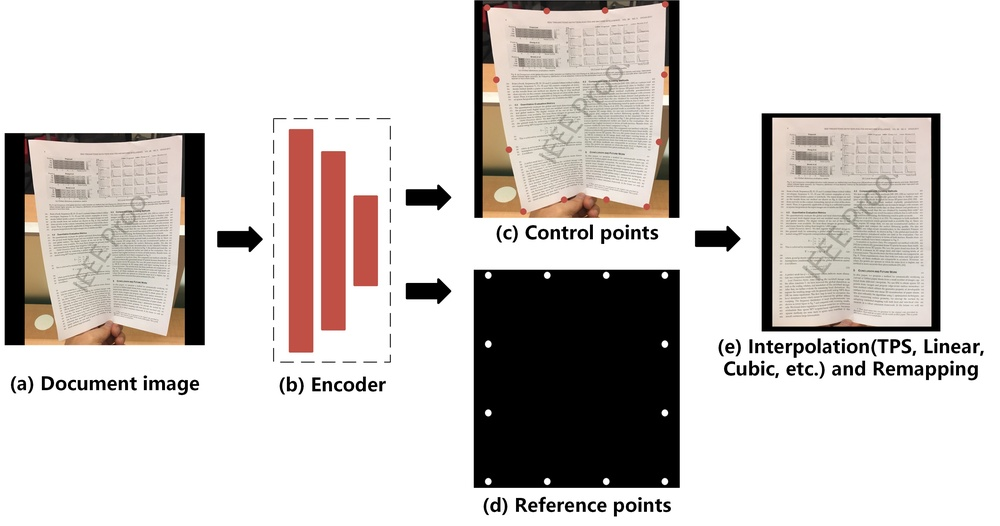
#> input picture Document-Dewarping-with-Control-Points-main/rectitify_image.jpg, 1000 x 526 px, shrunk from 3461 x 1820 before the run
$ python -i extract_table.py   (imports and definitions only)
#> lines starting #> are read from the running program, lines starting #| are printed output that depends on the picture; after the words box and inside, x2 and y2 are one past the last pixel; in counts of white or black regions, pixels touching at a corner belong together
#> further down, picture is the input picture: shape (526, 1000, 3); mean B, G, R 198.6, 201.6, 206.9
import os
import cv2
import numpy as np
from datetime import datetime

def recognize_structure(img, save_dir):
#> called with save_dir = 'out.png'
    img_save = os.path.join(save_dir, "img.jpg")
    cv2.imwrite(img_save, img)
    img = cv2.cvtColor(img, cv2.COLOR_BGR2GRAY)
    img_height, img_width = img.shape
#> img_height = 526; img_width = 1000
    # show_image(img)

    img_bin = cv2.adaptiveThreshold(img, 255, cv2.ADAPTIVE_THRESH_GAUSSIAN_C, cv2.THRESH_BINARY, 5, 5)
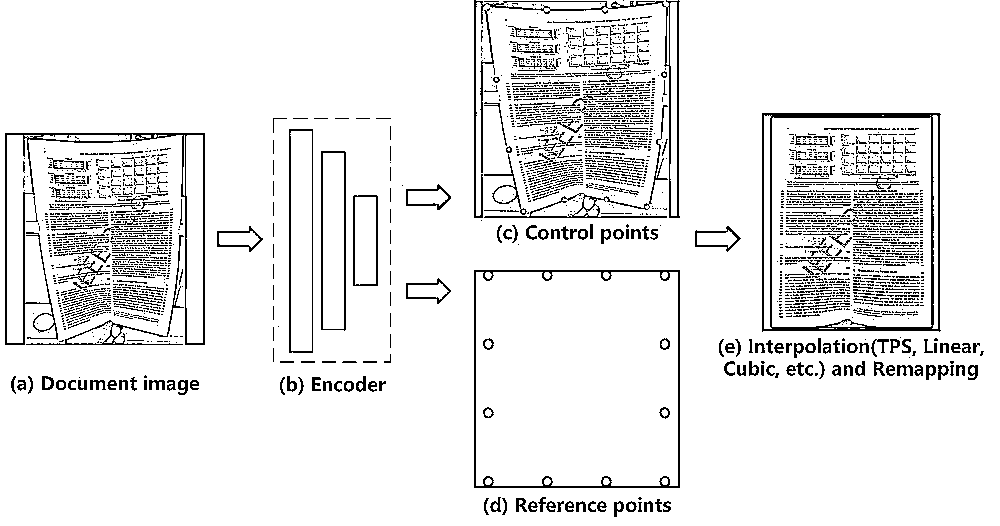
#> img_bin: shape (526, 1000); 91.5% white; black in thin lines or dots
    # show_image(img_bin)
    # img_save = os.path.join(save_dir, "img_bin.jpg")
    # cv2.imwrite(img_save, img_bin)

    img_bin = 255 - img_bin
#> img_bin: shape (526, 1000); 8.5% white in thin lines or dots
    # plt.imshow(img_bin, cmap='gray')
    # plt.show()

    kernel_len_ver = img_height // 50
#> kernel_len_ver = 10
    kernel_len_hor = img_width // 50
#> kernel_len_hor = 20
    ver_kernel = cv2.getStructuringElement(cv2.MORPH_RECT, (1, kernel_len_ver))
#> ver_kernel = [1, 1, 1, 1, 1, 1, 1, 1, 1, 1]
    hor_kernel = cv2.getStructuringElement(cv2.MORPH_RECT, (kernel_len_hor, 1))

    image_1 = cv2.erode(img_bin, ver_kernel, iterations=2)
#> image_1: shape (526, 1000); 1.3% white in thin lines or dots, all inside (x1, y1, x2, y2) = (5, 0, 940, 480)
    vertical_lines = cv2.dilate(image_1, ver_kernel, iterations=3)
#> vertical_lines: shape (526, 1000); 1.6% white in thin lines or dots, all inside (x1, y1, x2, y2) = (5, 0, 940, 495)
    # show_image(vertical_lines)
    # img_save = os.path.join(save_dir, "vertical_lines.jpg")
    # cv2.imwrite(img_save, vertical_lines)

    image_2 = cv2.erode(img_bin, hor_kernel, iterations=2)
#> image_2: shape (526, 1000); 0.46% white in thin lines or dots, all inside (x1, y1, x2, y2) = (25, 1, 923, 488)
    horizontal_lines = cv2.dilate(image_2, hor_kernel, iterations=3)
#> horizontal_lines: shape (526, 1000); 0.76% white; 12 white regions, largest, box (x1, y1, x2, y2) and area: (755, 113, 953, 118) 927, (755, 327, 953, 331) 728, (467, 270, 692, 272) 450
    # show_image(horizontal_lines)
    # img_save = os.path.join(save_dir, "horizontal_lines.jpg")
    # cv2.imwrite(img_save, horizontal_lines)

    img_vh = cv2.addWeighted(vertical_lines, 0.5, horizontal_lines, 0.5, 0.0)
    # show_image(img_vh)
    # img_save = os.path.join(save_dir, "combined_lines.jpg")
    # cv2.imwrite(img_save, img_vh)
    print("Kết hợp đường dọc và ngang")

    small_kernel = cv2.getStructuringElement(cv2.MORPH_RECT, (2, 2))
    img_vh = cv2.dilate(img_vh, small_kernel, iterations=1)
    # show_image(img_vh)

    edges = cv2.Canny(img_vh, 50, 150, apertureSize=3)
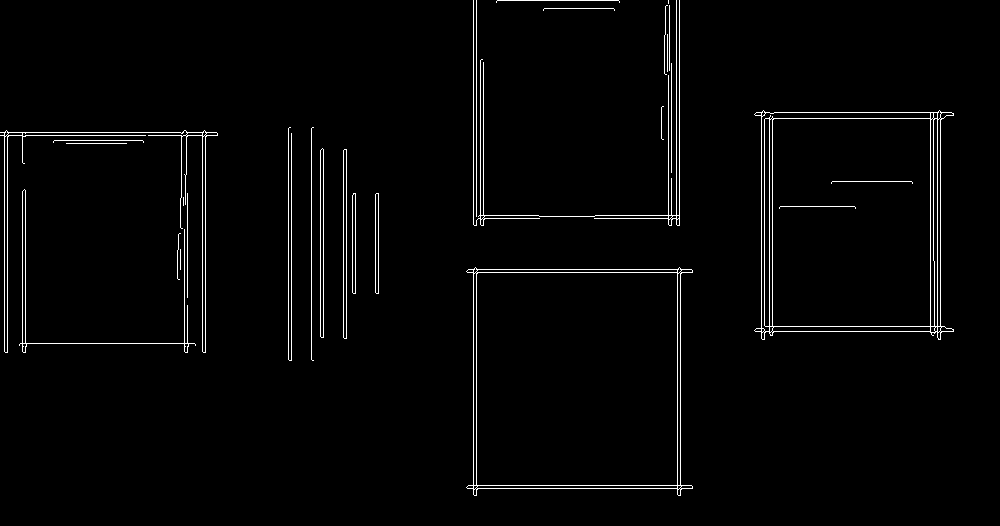
#> edges: shape (526, 1000); 2.1% white in thin lines or dots, all inside (x1, y1, x2, y2) = (0, 0, 954, 496)
    lines = cv2.HoughLinesP(edges, 1, np.pi / 180, threshold=100, minLineLength=100, maxLineGap=30)
#> lines = 47 rows, first 6: [476, 225, 476, 0], [473, 494, 473, 269], [4, 351, 4, 132], [676, 224, 676, 0], [467, 272, 692, 272], [764, 339, 764, 111]

    img_hough = np.copy(img_vh)
    if lines is not None:
        for line in lines:
            x1, y1, x2, y2 = line[0]
            cv2.line(img_hough, (x1, y1), (x2, y2), (255, 0, 0), 2)
#> this loop made 47 passes
#> (x1, y1, x2, y2) on passes 1 to 12: (476, 225, 476, 0), (473, 494, 473, 269), (4, 351, 4, 132), (676, 224, 676, 0), (467, 272, 692, 272), (764, 339, 764, 111), (0, 135, 217, 135), (288, 359, 288, 128), (761, 338, 761, 112), (468, 485, 691, 485), (291, 360, 291, 133), (772, 335, 772, 113)
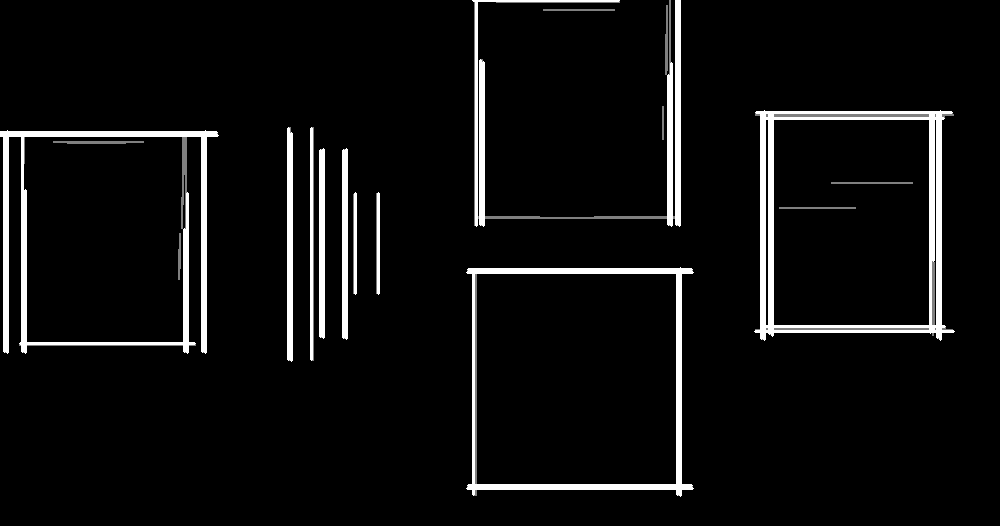
#> img_hough: shape (526, 1000); min 0, max 255, mean 14.4

    # show_image(img_hough)
    # img_save = os.path.join(save_dir, "hough_lines_detected.jpg")
    # cv2.imwrite(img_save, img_hough)
    print("Vẽ các đường nghiêng lên ảnh")

    bitxor = cv2.bitwise_xor(img, img_hough)
    bitnot = cv2.bitwise_not(bitxor)
    # show_image(bitnot)
    # img_save = os.path.join(save_dir, "bitnot_image.jpg")
    # cv2.imwrite(img_save, bitnot)

    edges_bitnot = cv2.Canny(bitnot, 50, 150, apertureSize=3)
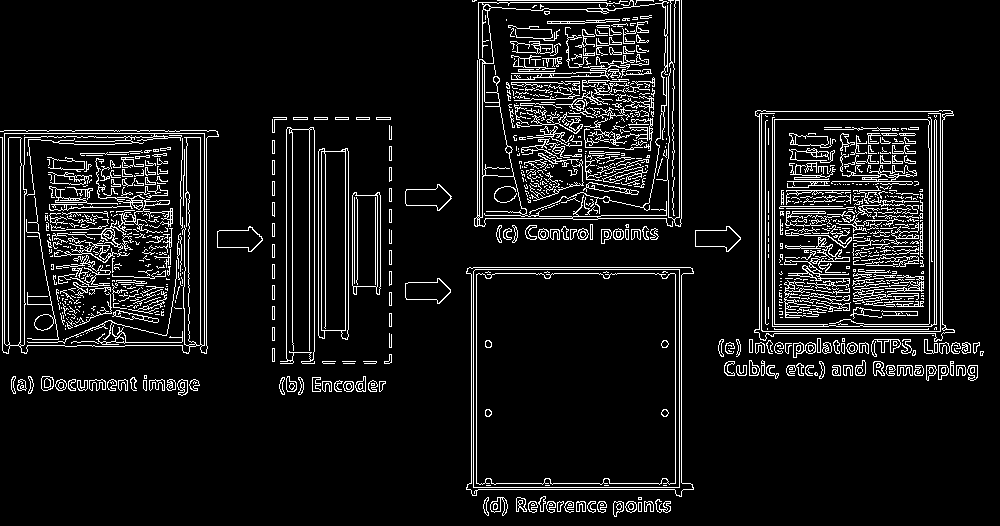
#> edges_bitnot: shape (526, 1000); 8.4% white in thin lines or dots
    lines_bitnot = cv2.HoughLinesP(edges_bitnot, 1, np.pi / 180, threshold=100, minLineLength=150, maxLineGap=30)
#> lines_bitnot = 167 rows, first 6: [681, 496, 681, 267], [679, 226, 679, 0], [759, 119, 944, 119], [2, 226, 391, 233], [4, 133, 217, 133], [467, 269, 692, 269]

    img_bitnot_hough = np.copy(bitnot)
    if lines_bitnot is not None:
        for line in lines_bitnot:
            x1, y1, x2, y2 = line[0]
            cv2.line(img_bitnot_hough, (x1, y1), (x2, y2), (0, 255, 0), 2)
#> this loop made 167 passes
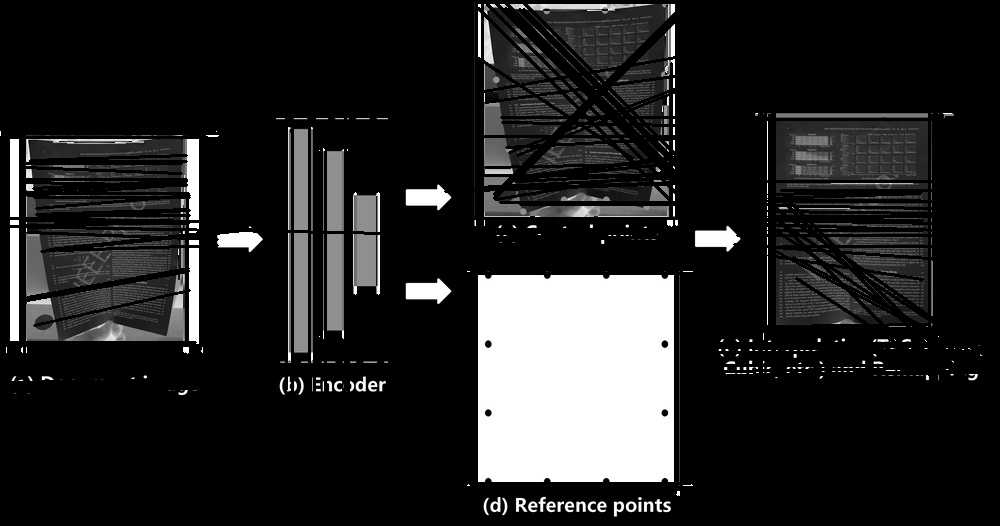
#> img_bitnot_hough: shape (526, 1000); min 0, max 255, mean 35.6

    # show_image(img_bitnot_hough)
    # img_save = os.path.join(save_dir, "bitnot_hough_lines_detected.jpg")
    # cv2.imwrite(img_save, img_bitnot_hough)

    contours, hierarchy = cv2.findContours(img_hough, cv2.RETR_TREE, cv2.CHAIN_APPROX_SIMPLE)
#> contours = 22 contours; largest, box (x1, y1, x2, y2) and area: (466, 267, 694, 497) 46410, (476, 273, 677, 485) 42198, (754, 110, 955, 341) 40240, (0, 130, 219, 354) 38142, (23, 136, 184, 343) 32349

    def sort_contours(cnts, method="left-to-right"):
#> called with method = 'top-to-bottom'
        reverse = False
        i = 0
        if method == "right-to-left" or method == "bottom-to-top":
            reverse = True
        if method == "top-to-bottom" or method == "bottom-to-top":
            i = 1
        boundingBoxes = [cv2.boundingRect(c) for c in cnts]
#> boundingBoxes = 22 items, first 6: (466, 267, 228, 230), (476, 273, 201, 212), (376, 192, 4, 103), (353, 192, 4, 103), (342, 148, 6, 192), (319, 148, 6, 191)
        (cnts, boundingBoxes) = zip(*sorted(zip(cnts, boundingBoxes), key=lambda b: b[1][i], reverse=reverse))
#> cnts has the same summary as contours in recognize_structure; boundingBoxes = 22 items, first 6: (472, 0, 209, 227), (543, 9, 72, 2), (662, 106, 2, 34), (754, 110, 201, 231), (933, 119, 4, 207), (773, 119, 157, 207)
        return (cnts, boundingBoxes)

    contours, boundingBoxes = sort_contours(contours, method="top-to-bottom")
    heights = [boundingBoxes[i][3] for i in range(len(boundingBoxes))]
#> heights = [227, 2, 34, 231, 207, 207, 207, 234, 235, 224, 207, 3, 192, 191, 56, 2, 103, 103, 2, 47, 230, 212]
    mean = np.mean(heights)
#> mean = 143.5

    box = []
    for c in contours:
        x, y, w, h = cv2.boundingRect(c)
        if (w < 0.9 * img_width and h < 0.9 * img_height):
            image = cv2.rectangle(img, (x, y), (x + w, y + h), (0, 255, 0), 2)
            box.append([x, y, w, h])
#> this loop made 22 passes
#> (x, y, w, h) on passes 1, 4, 5, 6, 7, 8, 9, 10, 11, 12, 13, 14: (472, 0, 209, 227), (754, 110, 201, 231), (933, 119, 4, 207), (773, 119, 157, 207), (765, 119, 4, 207), (310, 127, 4, 234), (287, 127, 6, 235), (0, 130, 219, 224), (23, 136, 161, 207), (53, 141, 91, 3), (342, 148, 6, 192), (319, 148, 6, 191)
#> (c, x, y, w, h) on passes 2, 3, 16, 19: ([[543, 9], [543, 10], [614, 10], [614, 9]], 543, 9, 72, 2), ([[662, 106], [662, 139], [663, 139], [663, 106]], 662, 106, 2, 34), ([[831, 182], [831, 183], [912, 183], [912, 182]], 831, 182, 82, 2), ([[779, 207], [779, 208], [855, 208], [855, 207]], 779, 207, 77, 2)
#> pass 2, in recognize_structure, `image = cv2.rectangle(img, (x, y), (x + w, y + h), (0, 255, 0), 2)`:
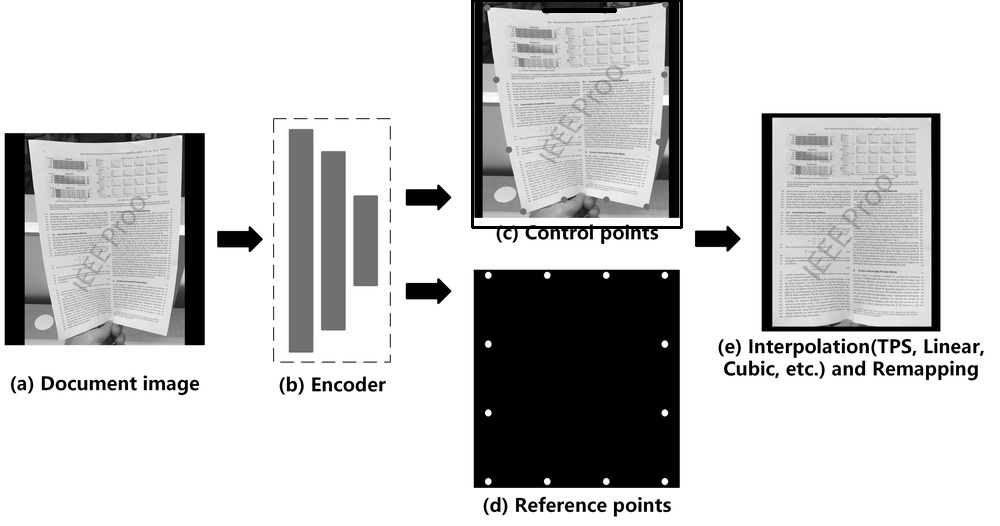
#> image: shape (526, 1000); min 0, max 255, mean 201.7
#> after the loop:
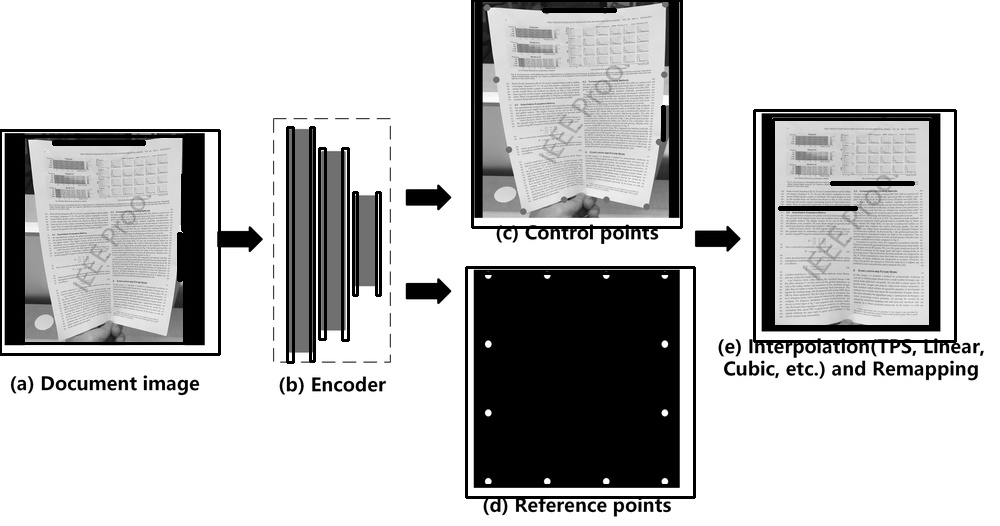
#> img: shape (526, 1000); min 0, max 255, mean 194.2
#> after the loop, box = 22 items, first 6: [472, 0, 209, 227], [543, 9, 72, 2], [662, 106, 2, 34], [754, 110, 201, 231], [933, 119, 4, 207], [773, 119, 157, 207]

    # show_image(image)
    # img_save = os.path.join(save_dir, "contours_detected.jpg")
    # cv2.imwrite(img_save, image)

    return box, img_bin

# [49 lines left out: functions create_mask_for_tables, remove_tables_from_image, extract_and_save_tables, not called in this run]

>>> import cv2
>>> picture = cv2.imread('../Document-Dewarping-with-Control-Points-main/rectitify_image.jpg')
>>> result = recognize_structure(picture, 'out.png')
